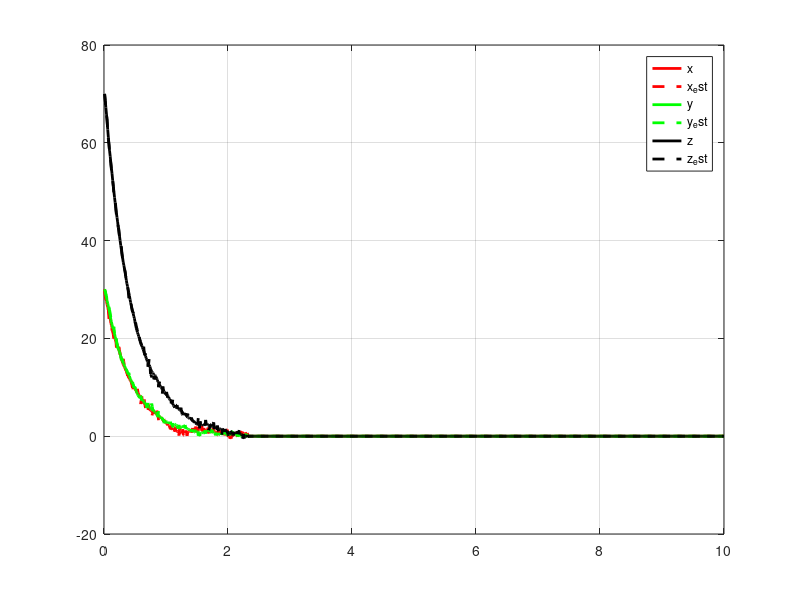
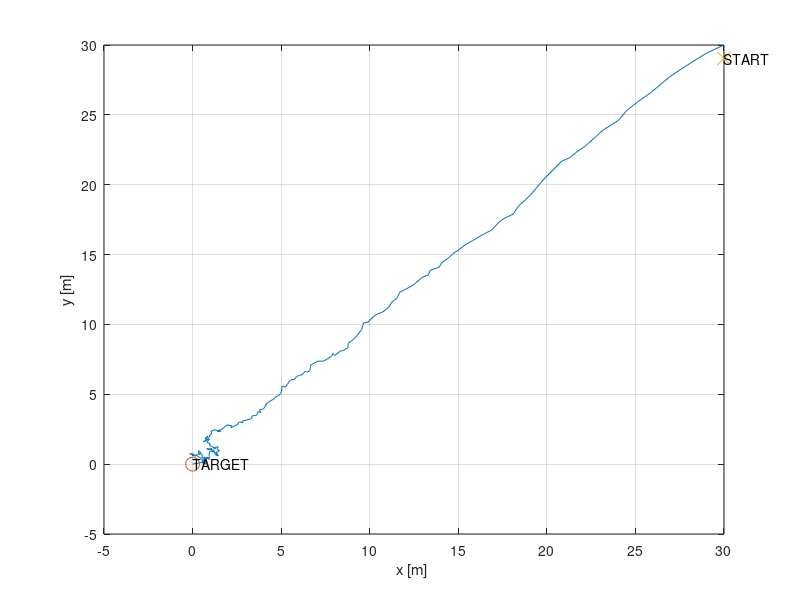
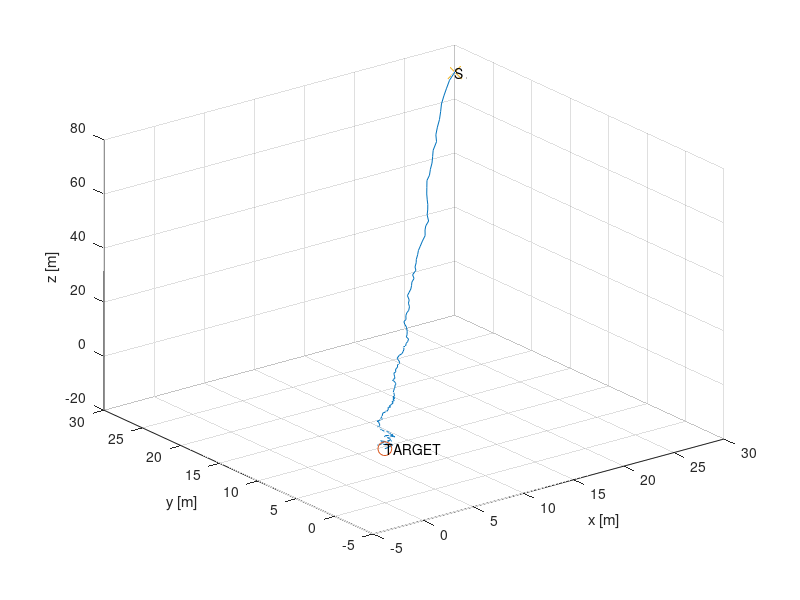
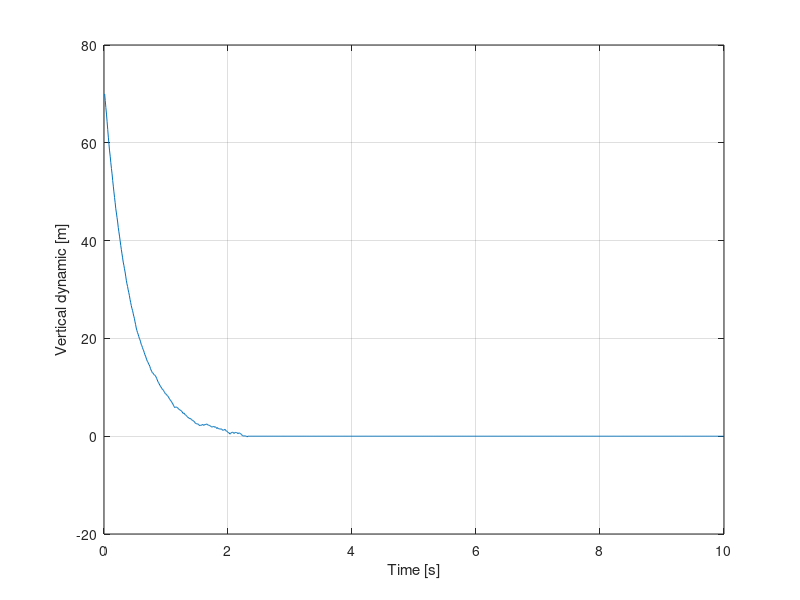

Source code (MATLAB) for these figures, in order:
clear all;
close all;
clc;

%% Initialization
set(0,'DefaultFigureWindowStyle','docked');
rng(3)

linewidth = 2;
marker_size = 10;

dt = 0.01; % [s]
sim_t = 10; % [s]
T = sim_t/dt; % number of iterations
t_vect = dt:dt:sim_t;

x = zeros(3,T); % chute position
u = zeros(3,T); % input matrix
x(:, 1) = [30 30 70]; % initial state
x_est = zeros(3,T);
x_est(:,1) = x(:,1);
P_est = zeros(3,3);
target = [0,0,0]';

% State covariance matrix
R_GPS = rand(3,3)-0.5;
R_GPS = R_GPS*R_GPS'; % bisogna cambiare l'incertezza di theta perche rad

% Input covariance matrix
Q = (rand(3,3)-0.5);
Q = Q*Q';

% Distrubances covariance matrix
L = 5*(rand(3,3)-0.5);
L = L*L';

A = eye(3,3);
B = dt*eye(3,3);
G = eye(3,3); % disturbances matrix 

%% LQR

S = 5*[1 0 0;
      0 1 0;
      0 0 1];
R = eye(3,3);
P = cell(1,T);
Sf = [1 0 0;
      0 1 0;
      0 0 1];
P{T} = Sf;

% LQR algorithm
for i=T:-1:2
    P{i-1} = S+A'*P{i}*A-A'*P{i}*B*inv(R+B'*P{i}*B)*B'*P{i}*A;
end

%% Kalman Filter

for t=1:T-1
    nu(:,t) = 0.1*randn(3,1);
    nu_unc(:,t) = nu(:,t) + mvnrnd([0;0;0], L)';  % noise on the non controllable inputs 
    
    % Optimal input
    K = inv(R+B'*P{t+1}*B)*B'*P{t+1}*A; 
    u(:,t) = -K*(x(:,t)-target);
    u_unc(:,t) = u(:,t) +  mvnrnd([0;0;0], Q)'; % noise on the inputs

    % State Update
    x(:, t+1) = A*x(:,t)+B*u(:,t)+G*nu(:,t);
    
    % Predictions
    x_est(:, t+1) = A*x_est(:,t)+B*u_unc(:,t)+G*nu_unc(:,t);
    P_est = A*P_est*A' + + B*Q*B' + G*L*G';
    % Measurements update
    z_GPS = x(:,t+1) + mvnrnd([0;0;0], R_GPS)';
    Innovation = z_GPS - x_est(:,t+1);
    H_GPS = eye(3,3);
    % Updated Kalman estimates
    S_Inno = H_GPS*P_est*H_GPS' + R_GPS; % covariance of inno
    W = P_est*H_GPS'*inv(S_Inno); % kalman filter gain
    x_est(:,t+1) = x_est(:,t+1) + W*Innovation; % updated state estimate
    P_est = (eye(3) - W*H_GPS)*P_est; % updated cov matrix
    
    if x(3,t) < 0
        break
    end
end

%% Plot

figure(1)
plot(t_vect, x(1,:), 'r', 'LineWidth', linewidth)
hold on
plot(t_vect, x_est(1,:), 'r--', 'LineWidth', linewidth)
plot(t_vect, x(2,:), 'g', 'LineWidth', linewidth)
plot(t_vect, x_est(2,:), 'g--', 'LineWidth', linewidth)
plot(t_vect, x(3,:), 'k', 'LineWidth', linewidth)
plot(t_vect, x_est(3,:), 'k--', 'LineWidth', linewidth)
grid on
legend('x', 'x_est', 'y', 'y_est', 'z', 'z_est', 'Location','best')

figure(2) 
plot(x(1,:), x(2, :)) 
hold on 
plot(target(1), target(2), 'o', 'MarkerSize', marker_size); 
text(target(1), target(2), 'TARGET') 
plot(x(1, 1), x(1,2), 'x', 'MarkerSize', marker_size); 
text(x(1, 1), x(1,2), 'START') 
xlabel('x [m] ') 
ylabel('y [m]') 
grid on 
 
figure(3) 
plot3(x(1,:), x(2, :), x(3, :)) 
hold on 
plot3(target(1), target(2), target(3), 'o', 'MarkerSize', marker_size); 
text(target(1), target(2), target(3), 'TARGET') 
plot3(x(1, 1), x(2,1), x(3, 1), 'x', 'MarkerSize', marker_size); 
text(x(1, 1), x(2,1), x(3, 1), 'START') 
xlabel('x [m] ') 
ylabel('y [m]') 
zlabel('z [m]') 
grid on 
 
figure(4) 
plot(t_vect, x(3, :)) 
xlabel('Time [s]') 
ylabel('Vertical dynamic [m]') 
grid on

figure(5)
plot(t_vect, u(1,:), 'r', 'LineWidth', linewidth)
hold on
plot(t_vect, u(2,:), 'g', 'LineWidth', linewidth)
plot(t_vect, u(3,:), 'k', 'LineWidth', linewidth)
grid on
legend('V_{x}', 'V_{y}', 'V_{z}', 'Location','best')
